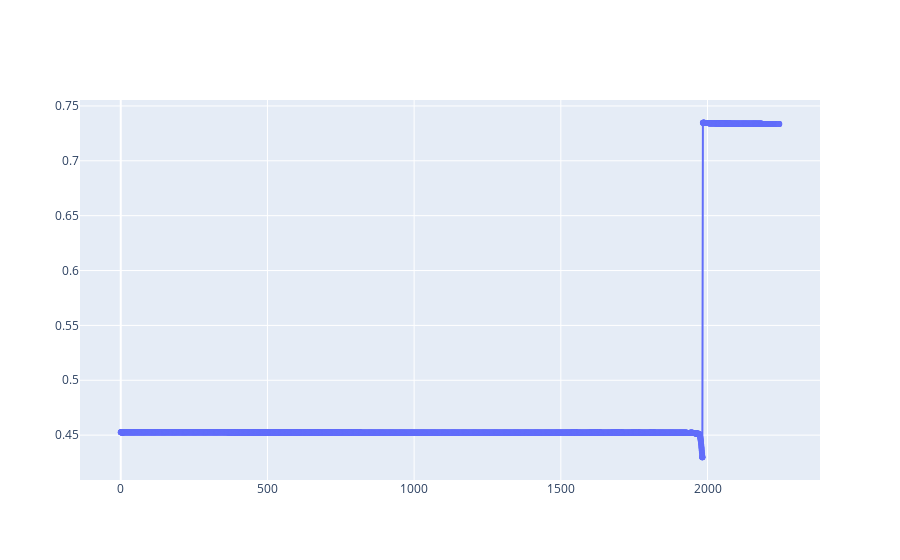

Source (notebook cell):
### Code cell
qlm.Spin1.norm.preview()

### Figure 1 — Plotly figure (JSON) as saved in the notebook; plotly's stock layout.template omitted (floating-point values rounded to 4 significant figures; data arrays with more than 128 entries replaced by an {"elided": "..."} marker saying what was removed)
{"data": [{"mode": "lines+markers", "type": "scatter", "x": {"elided": "4547 float values"}, "y": {"elided": "4547 float values"}}], "layout": {"autosize": true, "xaxis": {"autorange": true, "range": [-143.5, 2388.0], "type": "linear"}, "yaxis": {"autorange": true, "range": [0.4075, 0.757], "type": "linear"}}}
